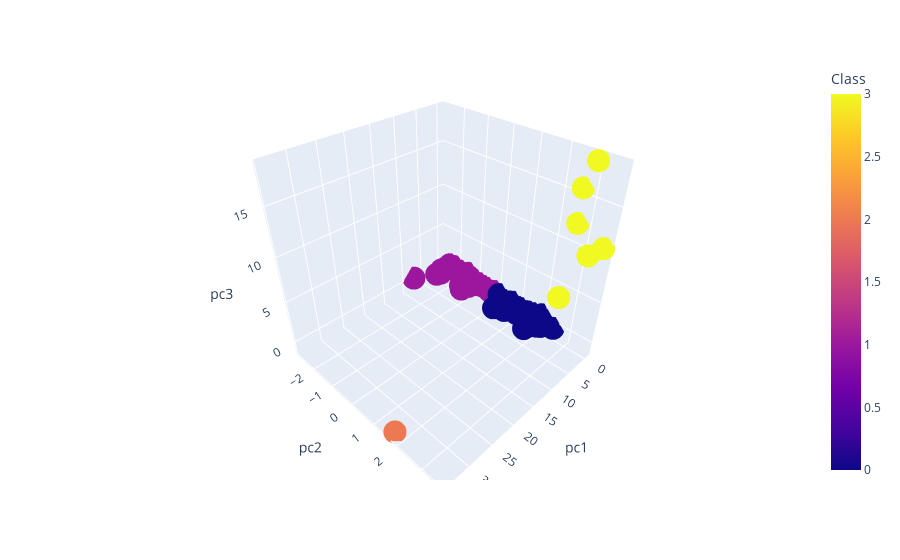

The notebook cell saved with this chart:
### Markdown cell above
### Deliverable 4: Visualizing Cryptocurrencies Results

#### 3D-Scatter with Clusters

### Code cell
# Creating a 3D-Scatter with the PCA data and the clusters
# YOUR CODE HERE
px.scatter_3d(clustered_df,x="pc1",y="pc2",z="pc3",color="Class",hover_name="CoinName",hover_data=['Algorithm'])

### Figure 1 — Plotly figure (JSON) as saved in the notebook; plotly's stock layout.template omitted (floating-point values rounded to 4 significant figures; data arrays with more than 128 entries replaced by an {"elided": "..."} marker saying what was removed)
{"data": [{"customdata": {"elided": "532x1 str values"}, "hovertemplate": "<b>%{hovertext}</b><br><br>pc1=%{x}<br>pc2=%{y}<br>pc3=%{z}<br>Algorithm=%{customdata[0]}<br>Class=%{marker.color}<extra></extra>", "hovertext": {"elided": "532 str values"}, "legendgroup": "", "marker": {"color": {"elided": "532 int values"}, "coloraxis": "coloraxis", "symbol": "circle"}, "mode": "markers", "name": "", "scene": "scene", "showlegend": false, "type": "scatter3d", "x": {"elided": "532 float values"}, "y": {"elided": "532 float values"}, "z": {"elided": "532 float values"}}], "layout": {"coloraxis": {"colorbar": {"title": {"text": "Class"}}, "colorscale": [[0, "#0d0887"], [0.1111, "#46039f"], [0.2222, "#7201a8"], [0.3333, "#9c179e"], [0.4444, "#bd3786"], [0.5556, "#d8576b"], [0.6667, "#ed7953"], [0.7778, "#fb9f3a"], [0.8889, "#fdca26"], [1, "#f0f921"]]}, "legend": {"tracegroupgap": 0}, "margin": {"t": 60}, "scene": {"domain": {"x": [0, 1], "y": [0, 1]}, "xaxis": {"title": {"text": "pc1"}}, "yaxis": {"title": {"text": "pc2"}}, "zaxis": {"title": {"text": "pc3"}}}}}
